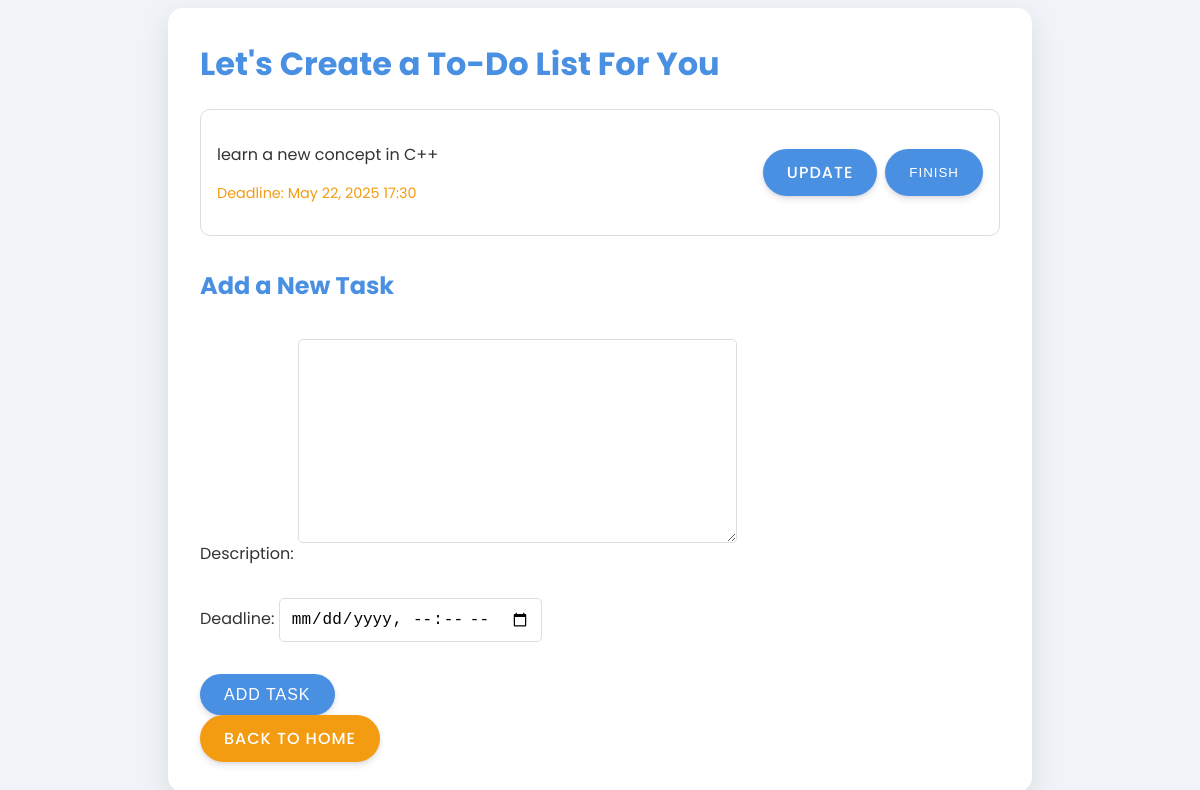
/todo-list/ (signed in), run on the app's committed database.
### student_auth/models.py (models this page shows, shortened)
class TodoItem(models.Model):
    user = models.ForeignKey(User, on_delete=models.CASCADE)
    description = models.TextField()
    deadline = models.DateTimeField()
    created_at = models.DateTimeField(auto_now_add=True)
    updated_at = models.DateTimeField(auto_now=True)

### student_auth/views.py (the view)
# urls.py: path('todo-list/', views.todo_list, name='todo_list'),
@login_required
def todo_list(request):
    todos = TodoItem.objects.filter(user=request.user).order_by('deadline')
    form = TodoItemForm()
    return render(request, 'todo_list.html', {'todos': todos, 'form': form})

### student_auth/forms.py
class TodoItemForm(forms.ModelForm):
    class Meta:
        model = TodoItem
        fields = ['description', 'deadline']
        widgets = {
            'deadline': forms.DateTimeInput(attrs={'type': 'datetime-local'}),
        }

### templates/todo_list.html (shortened to what this page needs)
<!DOCTYPE html>
<html lang="en">
<head>
    <link rel="stylesheet" href="/static/style.css">
</head>
<body>
    <div class="container">
        <h1>Let's Create a To-Do List For You</h1>
        {% if todos %}
            <div class="todo-list">
                {% for todo in todos %}
                    <div class="todo-item">
                        <div class="todo-content">
                            <p>{{ todo.description }}</p>
                            <p class="deadline">Deadline: {{ todo.deadline|date:"F d, Y H:i" }}</p>
                        </div>
                        <div class="todo-actions">
                            <a href="{% url 'update_todo' todo.id %}" class="btn btn-update">Update</a>
                            <button class="btn btn-finish" data-id="{{ todo.id }}">Finish</button>
                        </div>
                    </div>
                {% endfor %}
            </div>
        {% else %}
            <p>No tasks in your To-Do list. Add a task to get started!</p>
        {% endif %}
        <h2>Add a New Task</h2>
        <form method="post" action="{% url 'add_todo' %}">
            {{ form.as_p }}
            <button type="submit" class="btn btn-primary">Add Task</button>
        </form>
        <a href="{% url 'home' %}" class="btn btn-secondary">Back to Home</a>
    </div>
</body>
</html>

### static/style.css (style rules this page uses)
:root { --primary-color: #4a90e2; --secondary-color: #f39c12; --background-color: #f0f4f8; --text-color: #333; --card-bg-color: #ffffff; }
body { font-family: 'Poppins', sans-serif; background-color: var(--background-color); margin: 0; padding: 0; display: flex; justify-content: center; align-items: center; min-height: 100vh; color: var(--text-color); }
.container { background-color: var(--card-bg-color); padding: 2rem; border-radius: 15px; box-shadow: 0 10px 30px rgba(0, 0, 0, 0.1); max-width: 800px; width: 100%; max-height: 90vh; overflow-y: auto; animation: fadeIn 0.5s ease-out; }
h1, h2 { color: var(--primary-color); margin-top: 0; animation: slideInDown 0.5s ease-out; }
a { color: var(--primary-color); text-decoration: none; transition: all 0.3s ease; }
.btn { display: inline-block; padding: 0.7rem 1.5rem; background-color: var(--primary-color); color: white; text-decoration: none; border-radius: 30px; transition: all 0.3s ease; border: none; cursor: pointer; font-weight: 500; text-transform: uppercase; letter-spacing: 1px; box-shadow: 0 4px 6px rgba(50, 50, 93, 0.11), 0 1px 3px rgba(0, 0, 0, 0.08); }
.btn-secondary { background-color: var(--secondary-color); }
.todo-list { margin-bottom: 2rem; }
.todo-item { display: flex; justify-content: space-between; align-items: center; padding: 1rem; border: 1px solid #ddd; margin-bottom: 1rem; border-radius: 10px; background-color: var(--card-bg-color); transition: all 0.3s ease; animation: fadeInUp 0.5s ease-out; }
.todo-content { flex-grow: 1; }
.todo-actions { display: flex; gap: 0.5rem; }
.deadline { font-size: 0.9rem; color: var(--secondary-color); }
form { display: flex; flex-direction: column; }
input, textarea, select { margin-bottom: 1rem; padding: 0.7rem; border: 1px solid #ddd; border-radius: 5px; font-size: 1rem; transition: all 0.3s ease; }
button[type="submit"] { align-self: flex-start; }
.btn-primary { background-color: var(--primary-color); color: white; border: none; padding: 0.7rem 1.5rem; font-size: 1rem; border-radius: 30px; cursor: pointer; transition: all 0.3s ease; text-transform: uppercase; letter-spacing: 1px; font-weight: 500; box-shadow: 0 4px 6px rgba(50, 50, 93, 0.11), 0 1px 3px rgba(0, 0, 0, 0.08); }

### data on the page
TodoItem: description "learn a new concept in C++", deadline "May 22, 2025 17:30"
